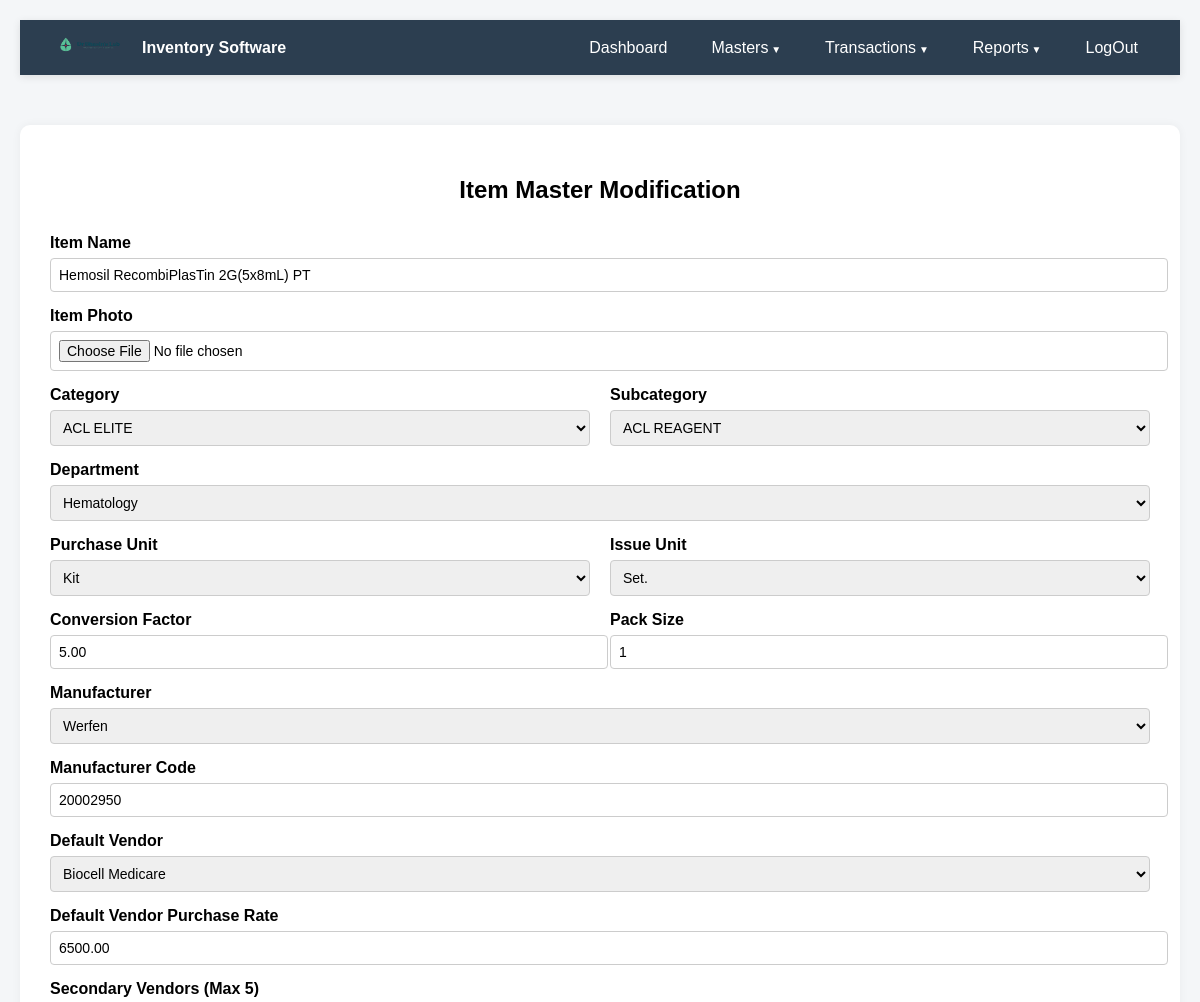
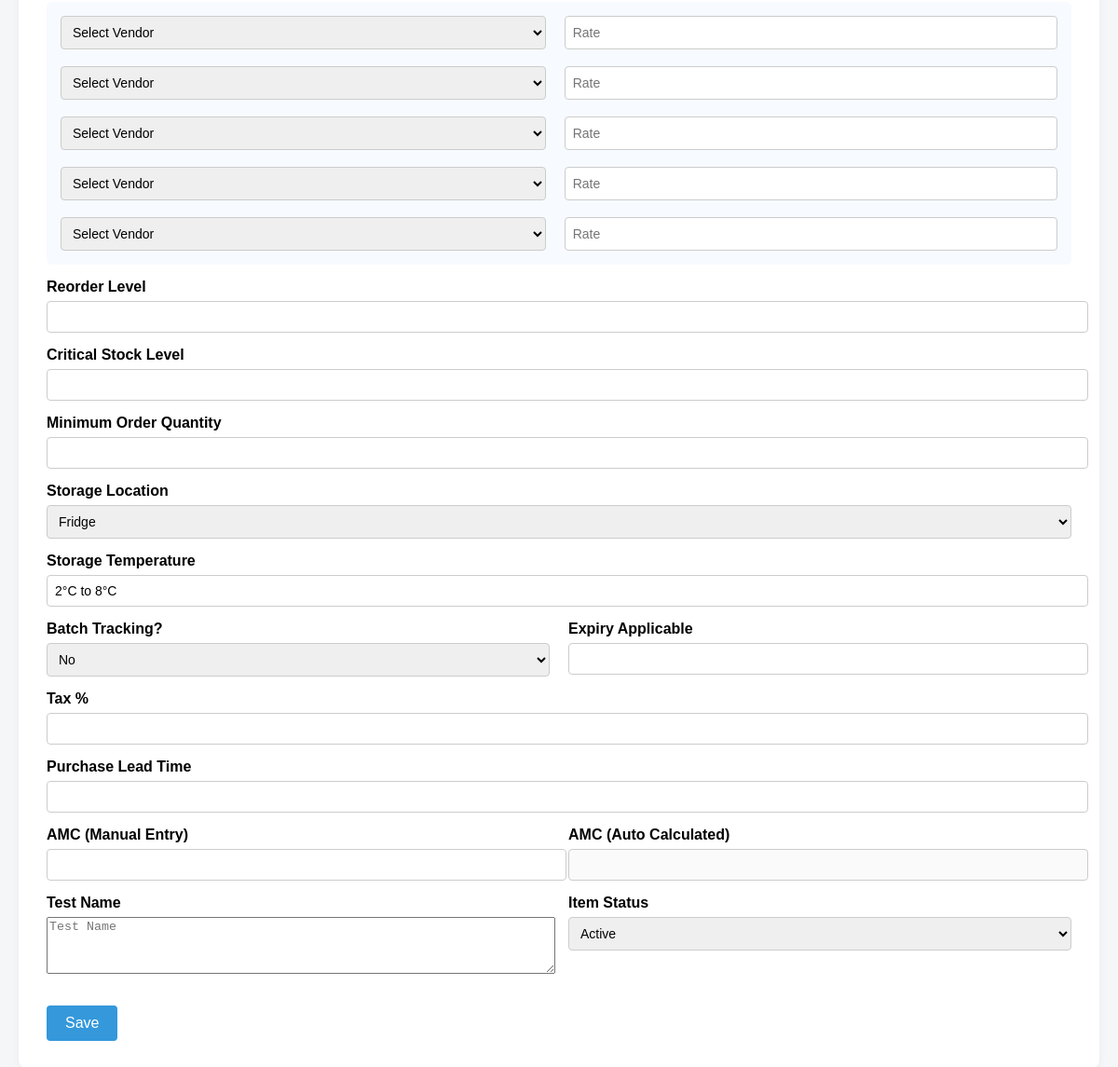
The page /modifyitem.php?id=ITM250417 (signed in) on the database its author committed (2 pictures, top to bottom).
### tables this page shows
CREATE TABLE `item_master` (
  `id` int(11) NOT NULL,
  `code` varchar(225) NOT NULL,
  `name` varchar(150) NOT NULL,
  `category_code` varchar(10) DEFAULT NULL,
  `subcategory_code` varchar(10) DEFAULT NULL,
  `unit_code` varchar(10) DEFAULT NULL,
  `department_codes` text DEFAULT NULL,
  `vendor_codes` text DEFAULT NULL,
  `manufacturer` varchar(225) NOT NULL,
  `manufacturer_code` varchar(10) DEFAULT NULL,
  `temperature_code` varchar(10) DEFAULT NULL,
  `reorder_level` int(11) DEFAULT 0,
  `batch_tracking` tinyint(1) DEFAULT 0,
  `min_expiry_days` int(11) DEFAULT 0,
  `status` enum('Active','Inactive') DEFAULT 'Active',
  `updated_at` datetime DEFAULT current_timestamp() ON UPDATE current_timestamp(),
  `purchase_unit` varchar(50) DEFAULT NULL,
  `issue_unit` varchar(50) DEFAULT NULL,
  `conversion_factor` decimal(10,2) DEFAULT 1.00,
  `pack_size` varchar(50) DEFAULT NULL,
  `default_vendor` varchar(225) DEFAULT NULL,
  `default_rate` decimal(10,2) DEFAULT 0.00,
  `opening_stock` decimal(10,2) DEFAULT 0.00,
  `min_order_qty` decimal(10,2) DEFAULT 0.00,
  `storage_location` varchar(50) DEFAULT NULL,
  `storage_temp` varchar(50) DEFAULT NULL,
  `expiry_applicable` tinyint(1) DEFAULT 0,
  `purchase_lead_time` int(11) DEFAULT 0,
  `tax` decimal(5,2) DEFAULT 0.00,
  `amcc` varchar(225) NOT NULL,
  `photo` varchar(255) DEFAULT NULL,
  `secondary_vendors` text DEFAULT NULL,
  `secondary_vendorsrates` text NOT NULL,
  `testname` text NOT NULL
);

CREATE TABLE `subcategory_master` (
  `id` int(11) NOT NULL,
  `code` varchar(10) DEFAULT NULL,
  `name` varchar(100) NOT NULL,
  `category_code` varchar(10) DEFAULT NULL,
  `description` text DEFAULT NULL,
  `status` enum('Active','Inactive') DEFAULT 'Active',
  `updated_at` datetime DEFAULT current_timestamp()
);

CREATE TABLE `department_master` (
  `id` int(11) NOT NULL,
  `code` varchar(10) DEFAULT NULL,
  `name` varchar(100) NOT NULL,
  `description` text DEFAULT NULL,
  `status` enum('Active','Inactive') DEFAULT 'Active',
  `updated_at` datetime DEFAULT current_timestamp()
);

CREATE TABLE `unit_master` (
  `id` int(11) NOT NULL,
  `code` varchar(10) DEFAULT NULL,
  `name` varchar(100) NOT NULL,
  `description` text DEFAULT NULL,
  `status` enum('Active','Inactive') DEFAULT 'Active',
  `updated_at` datetime DEFAULT current_timestamp()
);

CREATE TABLE `vendor_master` (
  `id` int(11) NOT NULL,
  `code` varchar(10) DEFAULT NULL,
  `name` varchar(100) NOT NULL,
  `senior_manager` varchar(100) DEFAULT NULL,
  `senior_email` varchar(100) DEFAULT NULL,
  `senior_phone` varchar(20) DEFAULT NULL,
  `account_manager` varchar(100) DEFAULT NULL,
  `account_email` varchar(100) DEFAULT NULL,
  `account_phone` varchar(20) DEFAULT NULL,
  `pan` varchar(20) DEFAULT NULL,
  `gst` varchar(20) DEFAULT NULL,
  `address` text DEFAULT NULL,
  `status` enum('Active','Inactive') DEFAULT 'Active',
  `updated_at` datetime DEFAULT current_timestamp()
);

CREATE TABLE `location_master` (
  `id` int(11) NOT NULL,
  `code` varchar(10) DEFAULT NULL,
  `name` varchar(100) NOT NULL,
  `temperature_code` varchar(10) DEFAULT NULL,
  `description` text DEFAULT NULL,
  `status` enum('Active','Inactive') DEFAULT 'Active',
  `updated_at` datetime DEFAULT current_timestamp()
);

### modifyitem.php (the view, shortened to what this page needs)
<?php
include 'header.php';
include 'dbconnection.php';
$categories = [];
$subcategories = [];
$codess=$_GET['id'];
$cat_result = $conn->query("SELECT code, name FROM category_master WHERE status='Active'");
while ($row = $cat_result->fetch_assoc()) {
    $categories[$row['code']] = $row['name'];
}
$sub_result = $conn->query("SELECT code, name, category_code FROM subcategory_master WHERE status='Active'");
while ($row = $sub_result->fetch_assoc()) {
    $subcategories[] = $row;
}
$result = $conn->query("SELECT i.code AS `Item Code`,
  i.name AS `Item Name`,
  i.manufacturer_code AS `Mfg Code`,
  i.manufacturer AS `Manufact`,
  i.default_vendor AS `Vendor`,
  i.storage_temp AS `Storage Temp`,
  i.testname AS `Tests Names`,
  i.storage_location AS `Storage Loc`,
  m.name AS `Mfg Name`,
  l.name AS `Location`,
  i.purchase_unit AS `Per. Unit`,
  i.issue_unit AS `Iss. Unit`,
  i.conversion_factor AS `Conv. Factor`,
  i.pack_size AS `Pack Size`,
  i.default_rate AS `Rate`,
  v.name AS `Pimary Suppl.`,
  sc.name AS `Test Name`,
  t.name AS `Temp`,
  uni.name AS `Purcha Name`,
  i.subcategory_code AS `subcatgory code`,
   i.category_code AS `catgory code`,
   i.department_codes AS `department code`
FROM item_master i
LEFT JOIN manufacturer_master m ON i.manufacturer = m.code
LEFT JOIN location_master l ON i.storage_location = l.code
LEFT JOIN vendor_master v ON i.default_vendor = v.code
LEFT JOIN subcategory_master sc ON i.subcategory_code = sc.code
LEFT JOIN unit_master uni ON i.purchase_unit = uni.code
LEFT JOIN temperature_master t ON i.storage_temp = t.code WHERE i.code='$codess'");
$rowsssss = $result->fetch_assoc();
?>
</head>
<body>
    <div class="container">
        <h2>Item Master Modification</h2>
<form method="post" action="" enctype="multipart/form-data">
        <div class="form-group"><label>Item Name</label><input name="name" type="text" value="<?php echo $rowsssss["Item Name"]; ?>"></div>
        <div class="form-group"><label>Item Photo</label><input type="file" name="paymentqr"></div>
        <div class="form-row">
            <div class="form-group"><label>Category</label>
<select id="category" onchange="filterSubcategories()" name="category">
  <?php foreach ($categories as $code => $name): ?>
    <option value="<?=$code?>" <?php if ($code==$rowsssss["catgory code"]): echo  "selected=selected" ?>
                                                             <?php endif ?>><?=$name?></option>
  <?php endforeach; ?>
</select>
</div>
            <div class="form-group"><label>Subcategory</label><select id="subcategory" name="subcategory">
  <?php foreach ($subcategories as $sub): ?>
       <option value="<?=$sub['code']?>" <?php if ($sub['code']==$rowsssss["subcatgory code"]): echo  "selected=selected" ?>
                                                             <?php endif ?>><?=$sub['name']?></option>
  <?php endforeach; ?>
</select></div>
        </div>
        <div class="form-group"><label>Department</label><select id="department" name="department">
        <?php
$cat_resultdepart = $conn->query("SELECT * FROM department_master WHERE status='Active'");
while ($rowdepr = $cat_resultdepart->fetch_assoc()) {
    ?>
    <option value="<?=$rowdepr['code']?>" <?php if ($rowdepr['code']==$rowsssss["department code"]): echo  "selected=selected" ?>
                                                             <?php endif ?>><?=$rowdepr['name']?></option>
    <?php
}
        ?>
        </select></div>
        <div class="form-row">
            <div class="form-group"><label>Purchase Unit</label><select id="purchase_unit" name="purchase_unit"><?php
$cat_resultunit = $conn->query("SELECT * FROM unit_master WHERE status='Active'");
while ($rowdunit = $cat_resultunit->fetch_assoc()) {
    ?>
     <option value="<?=$rowdunit['code']?>" <?php if ($rowdunit['code']==$rowsssss["Per. Unit"]): echo  "selected=selected" ?>
                                                             <?php endif ?>><?=$rowdunit['name']?></option>
    <?php
}
        ?></select></div>
            <div class="form-group"><label>Issue Unit</label><select id="issue_unit" name="issue_unit"><?php
$cat_resultunit = $conn->query("SELECT * FROM unit_master WHERE status='Active'");
while ($rowdunit = $cat_resultunit->fetch_assoc()) {
    ?>
     <option value="<?=$rowdunit['name']?>" <?php if ($rowdunit['name']==$rowsssss["Iss. Unit"]): echo  "selected=selected" ?>
                                                             <?php endif ?>><?=$rowdunit['name']?></option>
    <?php
}
        ?></select></div>
        </div>
        <div class="form-row">
            <div class="form-group"><label>Conversion Factor</label><input type="number" id="conversion_factor" name="conversion_factor" value="<?php echo $rowsssss["Conv. Factor"]; ?>"></div>
            <div class="form-group"><label>Pack Size</label><input type="number" id="pack_size" name="pack_size" value="<?php echo $rowsssss["Pack Size"]; ?>"></div>
        </div>
        <div class="form-group"><label>Manufacturer</label><select id="manufacturer" name="manufacturer"><?php
$cat_resultman = $conn->query("SELECT * FROM manufacturer_master WHERE status='Active'");
while ($rowdman = $cat_resultman->fetch_assoc()) {
    ?>
<option value="<?= $rowdman['name'] ?>">
      <?= $rowdman['name'] ?></option>
    <?php
}
        ?></select></div>
        <div class="form-group"><label>Manufacturer Code</label><input type="text" id="manufacturer_code" name="manufacturer_code" value="<?php echo $rowsssss["Mfg Code"]; ?>"></div>
        <div class="form-group"><label>Default Vendor</label><select id="default_vendor" name="default_vendor">
            <?php
$cat_resultven = $conn->query("SELECT * FROM vendor_master WHERE status='Active'");
while ($rowdven = $cat_resultven->fetch_assoc()) {
    ?>
    <option value="<?=$rowdven['name']?>" <?php if ($rowdven['name']==$rowsssss["Vendor"]): echo  "selected=selected" ?>
                                                             <?php endif ?>><?=$rowdven['name']?></option>
    <?php
}
        ?></select></div>
        <div class="form-group"><label>Default Vendor Purchase Rate</label><input type="number" id="default_rate" name="default_rate" value="<?php echo $rowsssss["Rate"]; ?>"></div>
    <div class="form-group"><label>Secondary Vendors (Max 5)</label>
        <div style="background:#f7faff; padding:15px; border-radius:6px;">
            <div class="form-row"><select name="secondaryvend[]"><option>Select Vendor</option><?php
        ?></select><input type="number" name="secondaryrate[]" placeholder="Rate" /></div><br/>
            <div class="form-row"><select name="secondaryvend[]"><option>Select Vendor</option><?php
        ?></select><input type="number" name="secondaryrate[]" placeholder="Rate" /></div><br/>
            <div class="form-row"><select name="secondaryvend[]"><option>Select Vendor</option><?php
        ?></select><input type="number" name="secondaryrate[]" placeholder="Rate" /></div><br/>
            <div class="form-row"><select name="secondaryvend[]"><option>Select Vendor</option><?php
        ?></select><input type="number" name="secondaryrate[]" placeholder="Rate" /></div><br/>
            <div class="form-row"><select name="secondaryvend[]"><option>Select Vendor</option><?php
        ?></select><input type="number" name="secondaryrate[]" placeholder="Rate" /></div>
        </div>
    </div>
        <div class="form-group"><label>Reorder Level</label><input type="number" id="reorder_level" name="reorder_level" value="<?php echo $rowsssss["reorder_level"]; ?>"></div>
        <div class="form-group"><label>Critical Stock Level</label><input type="number" id="opening_stock" name="opening_stock" value="<?php echo $rowsssss["min_order_qty"]; ?>"></div>
        <div class="form-group"><label>Minimum Order Quantity</label><input type="number" id="min_order_qty" name="min_order_qty" value="<?php echo $rowsssss["min_order_qty"]; ?>"></div>
        <div class="form-group"><label>Storage Location</label>
            <select onchange="autoFillTemperature()" id="storageLocation" name="storageLocation">
                <?php
$cat_resultloc = $conn->query("SELECT * FROM location_master WHERE status='Active'");
while ($rowdloc = $cat_resultloc->fetch_assoc()) {
    ?>
    <option value="<?=$rowdloc['temperature_code']?>" <?php if ($rowdloc['temperature_code']==$rowsssss["Storage Loc"]): echo  "selected=selected" ?>
                                                             <?php endif ?>><?=$rowdloc['temperature_code']?></option>
    <?php
}
        ?>
            </select>
        </div>
        <div class="form-group"><label>Storage Temperature</label><input type="text" id="storageTemp" readonly  name="storageTemp" value="<?php echo $rowsssss["Storage Temp"]; ?>"></div>
        <div class="form-row">
            <div class="form-group"><label>Batch Tracking?</label>
                <select id="batchTracking" onchange="toggleExpiryField()" name="batchTracking">
                    <option value="No">No</option>
                </select>
            </div>
            <div class="form-group"><label>Expiry Applicable</label><input type="text" id="expiryApplicable" name="expiryApplicable" value="<?php echo $rowsssss["expiry_applicable"]; ?>" readonly></div>
        </div>
        <div class="form-group"><label>Tax %</label><input type="number" id="tax" name="tax" value="<?php echo $rowsssss["tax"]; ?>"></div>
        <div class="form-group"><label>Purchase Lead Time</label><input type="number" id="purchase_lead_time" name="purchase_lead_time" value="<?php echo $rowsssss["purchase_lead_time"]; ?>"></div>
        <div class="form-row">
            <div class="form-group"><label>AMC (Manual Entry)</label><input type="number" id="amcc" name="amcc" value="<?php echo $rowsssss["amcc"]; ?>"></div>
            <div class="form-group"><label>AMC (Auto Calculated)</label><input type="number" disabled value="<?php echo $rowsssss[""]; ?>"></div>
        </div>
<div class="form-row">
    <div class="form-group"><label>Test Name</label>
    <textarea class="form-group"  rows="2" placeholder="Test Name" name="testname" style="    width: 100%;
    height: 55px;" ><?php echo $rowsssss["testname"]; ?></textarea>
</div>
        <div class="form-group"><label>Item Status</label>
            <select id="status" name="status"><option>Active</option><option>Inactive</option></select>
        </div>
    </div>
        <button type="submit" class="btn" name="submit">Save</button>
    </form>
    </div>
</body>
</html>

### header.php (style rules this page uses)
body { font-family: Arial, sans-serif; background: #f6f9fc; margin: 0; padding: 20px; }
.container { max-width: 1200px; margin: auto; }
h2 { margin-top: 0; }

### modifyitem.php (style rules this page uses)
body { font-family: Arial, sans-serif; background: #f4f6f8; padding: 20px; }
.container { background: #fff; padding: 30px; max-width: 1100px; margin: auto; border-radius: 10px; box-shadow: 0 0 10px rgba(0,0,0,0.05); margin-top: 50px; }
h2 { text-align: center; margin-bottom: 30px; }
.form-group { margin-bottom: 15px; }
label { display: block; font-weight: bold; margin-bottom: 6px; }
input[type="text"], input[type="number"], select, input[type="file"] { width: 100%; padding: 8px; font-size: 14px; border: 1px solid #ccc; border-radius: 4px; }
.form-row { display: flex; gap: 20px; }
.form-row .form-group { flex: 1; }
.btn { padding: 10px 20px; border: none; border-radius: 4px; background: #3498db; color: white; font-size: 16px; cursor: pointer; }

### rows shown on the page
item_master: name "Hemosil RecombiPlasTin 2G(5x8mL) PT", category "ACL ELITE", subcategory "ACL REAGENT", department "Hematology", purchase_unit "Kit", issue_unit "Set.", conversion_factor "5.00", pack_size "1", manufacturer_code "20002950", default_vendor "Biocell Medicare", default_rate "6500.00", storageLocation "Fridge", storageTemp "2°C to 8°C"

### other values the page prints
form field manufacturer "Werfen"
